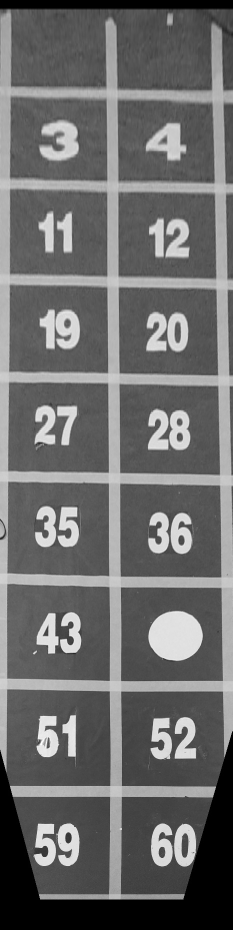
#> input picture tof/picpipei/pic0.jpg, 465 x 1860 px, given in place of the camera (shown at 1/2 size)
$ python selfadapt.py   (older library calls are emulated)
#> lines starting #> are read from the running program, lines starting #| are printed output that depends on the picture; after the words box and inside, x2 and y2 are one past the last pixel; in counts of white or black regions, pixels touching at a corner belong together
# coding:utf-8
import numpy as np
import cv2
import serial
import time

ser = serial.Serial()
ser.baudrate = 115200
ser.port = 'COM4'
ser.open()

cap = cv2.VideoCapture(0)
cap.set(5, 120)
cap.set(3, 160)
cap.set(4, 120)

DIM = (160, 120)
K = np.array([[99.4258503276217, 0.0, 78.82468853503748], [0.0, 99.48655709062508, 56.50370696954958], [0.0, 0.0, 1.0]])
D = np.array([[-0.054589320778828936], [-0.38118622492409726], [1.1750597946154482], [-1.256404940962829]])

stick = time.time()
while(time.time()-stick<=2):
    pass
while(time.time()-stick<=101):
    try:
        jiansuflag = 2
        deltaheng, deltashu, theta = [0.0], [0.0], [0.0]
        dx, dy, dt, dxflag, dyflag, dtflag = 0.0, 0.0, 0.0, 0, 0, 0
        ret, img = cap.read()
#> img is the input picture: shape (1860, 465, 3); min 0, max 255, mean 107.8
        (lower, upper) = ([0, 0, 100], [255, 255, 255])
        lower = np.array(lower, dtype="uint8")
        upper = np.array(upper, dtype="uint8")
        mask = cv2.inRange(img, lower, upper)
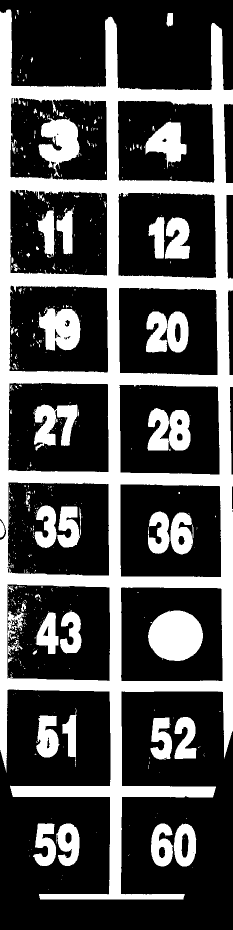
#> mask: shape (1860, 465) (shown at 1/2 size); 31.1% white; 604 white regions (536 under 20 px), largest, box (x1, y1, x2, y2) and area: (0, 19, 465, 1799) 183030, (296, 1221, 406, 1322) 8690, (77, 227, 159, 354) 5544
        img = cv2.bitwise_and(img, img, mask=mask)
        # ############## img的色彩提取 @ input:img     output:img
        img = cv2.resize(img, DIM)
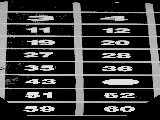
#> img: shape (120, 160, 3); min 0, max 245, mean 57.5
        map1, map2 = cv2.fisheye.initUndistortRectifyMap(K, D, np.eye(3), K, DIM, cv2.CV_16SC2)
        img = cv2.remap(img, map1, map2, interpolation=cv2.INTER_LINEAR, borderMode=cv2.BORDER_CONSTANT)
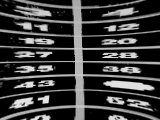
#> img: shape (120, 160, 3); min 0, max 241, mean 59
        # ############## img的畸变矫正 @ input:img   output:img
        resultup = img[0:60, 0:120]
        resultleft = img[0:160, 0:60]

        resultup = cv2.cvtColor(resultup, cv2.COLOR_BGR2GRAY)
#> resultup: shape (60, 120)
        wtf, resultup = cv2.threshold(resultup, 118, 255, cv2.THRESH_BINARY)
#> resultup: shape (60, 120); 26.5% white; 21 white regions (8 under 20 px), largest, box (x1, y1, x2, y2) and area: (0, 0, 120, 60) 929, (15, 6, 51, 16) 186, (19, 38, 54, 44) 134
        canyup = cv2.GaussianBlur(resultup, (7, 7), 0)
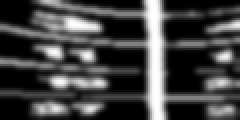
#> canyup: shape (60, 120) (shown 2 times larger); min 0, max 255, mean 67.8
        resultleft = cv2.cvtColor(resultleft, cv2.COLOR_BGR2GRAY)
#> resultleft: shape (120, 60)
        wqf, resultleft = cv2.threshold(resultleft, 130, 255, cv2.THRESH_BINARY)
#> resultleft: shape (120, 60); 23.5% white; 35 white regions (15 under 20 px), largest, box (x1, y1, x2, y2) and area: (15, 6, 51, 16) 174, (10, 98, 33, 108) 139, (0, 106, 60, 120) 137
        canyleft = cv2.GaussianBlur(resultleft, (7, 7), 0)
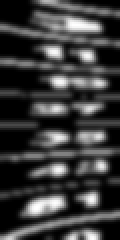
#> canyleft: shape (120, 60) (shown 2 times larger); min 0, max 255, mean 60


        cv2.imshow('canyup', canyup)
        cv2.imshow('canyleft', canyleft)

        edgesup = cv2.Canny(canyup, 50, 70, apertureSize=3)
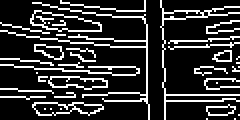
#> edgesup: shape (60, 120) (shown 2 times larger); 19.3% white in thin lines or dots
        edgesleft = cv2.Canny(canyleft, 50, 70, apertureSize=3)
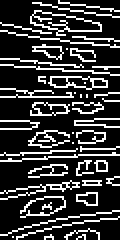
#> edgesleft: shape (120, 60) (shown 2 times larger); 21.9% white in thin lines or dots

        linesup = cv2.HoughLines(edgesup, 1, np.pi / 180, 32)
#> linesup = 191 rows, first 8: [45, 1.59], [44, 1.61], [32, 1.64], [16, 1.69], [48, 1.59], [15, 1.47], [47, 1.57], [17, 1.61]
        linesleft = cv2.HoughLines(edgesleft, 1, np.pi / 180, 32)
#> linesleft = 259 rows, first 8: [80, 1.5], [77, 1.5], [32, 1.64], [-45, 3.11], [25, 0], [15, 1.71], [-24, 2.93], [-24, 3.12]

        try:
            for line in linesup:
                rho, jiaodu = line[0]
                a = np.cos(jiaodu)
                b = np.sin(jiaodu)
                angle = 180 * jiaodu / np.pi
                if angle >= 135:
                    theta.append(angle - 180)
                if angle <= 45:
                    theta.append(angle)
                if angle>= 135 or angle<=45:
                    deltashu.append(abs(rho))
#> this loop made 191 passes
#> (rho, jiaodu, a, b, angle) on passes 1 to 3: (45, 1.59, -0.0175, 1, 91), (44, 1.61, -0.0349, 0.999, 92), (32, 1.64, -0.0698, 0.998, 94)
#> after the loop, deltashu = [0, 72, 81, 73, 8, 80, 71]; theta = [0, -2, -1, 0, -45, -2, -3]

        except:
            print('upcuole')
        try:
            for line in linesleft:
                rho, jiaodu = line[0]
                a = np.cos(jiaodu)
                b = np.sin(jiaodu)
                angle = 180 * jiaodu / np.pi
                if angle > 45 and angle <135:
                    deltaheng.append(abs(rho))
                    theta.append(angle - 90)
#> this loop made 259 passes
#> (rho, jiaodu, a, b, angle) on passes 1 to 3: (80, 1.5, 0.0698, 0.998, 86), (77, 1.5, 0.0698, 0.998, 86), (32, 1.64, -0.0698, 0.998, 94)

        except:
            print('cuole')

        try:
            dt = sum(theta)/len(theta)
        except:
            dt = 0.0
            print('wrongdt')


        if sum(theta)>=0 :
            dtflag = 0
        else:
            dtflag = 1


        try:
            dx = sum(deltashu)/len(deltashu) - 50
            #print('@@@@@@@@@@@@@@dx'+str(dx))
            if dx>= 0:
                dxflag = 0
            else:
                dxflag = 1
        except:
            dx = 0.0
            dxflag = 0
            print('wrongdx')


        try:
            dy = sum(deltaheng)/len(deltaheng) - 60
            if dy>= 0:
                dyflag = 0
            else:
                dyflag = 1
        except:
            dy = 0.0
            dyflag = 0
            print('wrongdy')

        dx = '%05.1f'%abs(dx)
        dy = '%05.1f'%abs(dy)
        dt = '%05.2f'%abs(dt)
        ser.write('x'+str(dxflag)+str(dx)+'t'+str(dtflag)+str(dt)+'500'+'0000'+'y'+str(dyflag)+str(dy))
        print('x'+str(dxflag)+str(dx)+'t'+str(dtflag)+str(dt)+'500'+'0000'+'y'+str(dyflag)+str(dy))
#| x0005.0t102.455000000y1011.1
    except:
        pass


    if cv2.waitKey(1) & 0xFF == ord('q'):
#> (key q is pressed here)
        break
stick = time.time()
while(time.time() - stick <= 0.5):
    ser.write('x0000.0t000.0000000000y0000.0')

$ run again, on tof/picpipei/pic1.jpg
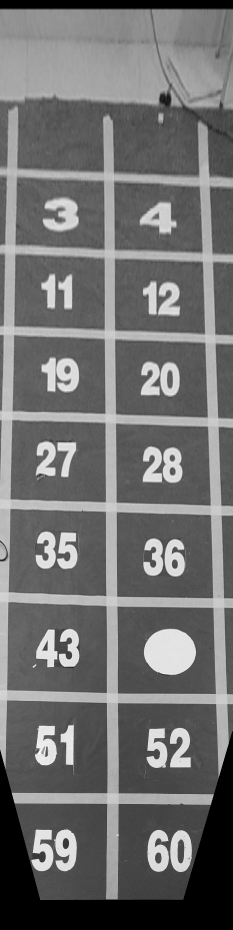
#> input picture tof/picpipei/pic1.jpg, 465 x 1860 px, given in place of the camera (shown at 1/2 size)
#> img is the input picture: shape (1860, 465, 3); min 0, max 255, mean 112.3
#> `mask = cv2.inRange(img, lower, upper)`:
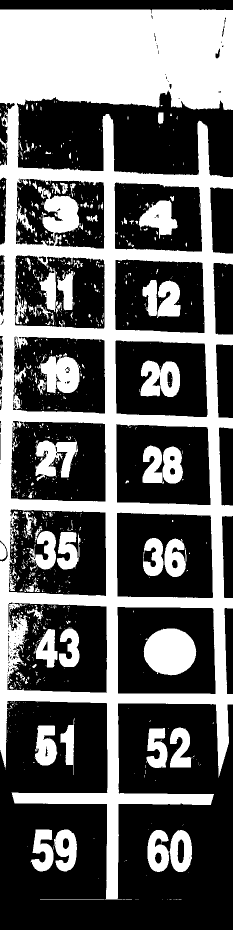
#> mask: shape (1860, 465) (shown at 1/2 size); 38.8% white; 1081 white regions (955 under 20 px), largest, box (x1, y1, x2, y2) and area: (0, 19, 465, 1799) 253034, (287, 1257, 393, 1351) 7709, (75, 709, 159, 790) 4626
#> edgesup: shape (60, 120); 18.5% white in thin lines or dots
#> `edgesleft = cv2.Canny(canyleft, 50, 70, apertureSize=3)`:
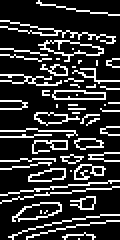
#> edgesleft: shape (120, 60) (shown 2 times larger); 19.8% white in thin lines or dots
#> linesup = 214 rows, first 8: [11, 1.69], [40, 1.62], [37, 1.5], [10, 1.73], [22, 1.54], [19, 1.61], [24, 1.64], [27, 1.48]
#> linesleft = 124 rows, first 8: [96, 1.45], [80, 1.5], [99, 1.45], [-16, 2.91], [56, 0.367], [-24, 2.95], [-14, 2.84], [-25, 2.97]
#> the loop `for line in linesup:` made 214 passes
#> (rho, jiaodu, a, b, angle) on passes 1 to 3: (11, 1.69, -0.122, 0.993, 97), (40, 1.62, -0.0523, 0.999, 93), (37, 1.5, 0.0698, 0.998, 86)
#> after the loop `for line in linesup:`: deltashu = [0, 71, 70]; theta = [0, 0, -1]
#> the loop `for line in linesleft:` made 124 passes
#> (rho, jiaodu, a, b, angle) on passes 1 to 8: (96, 1.45, 0.122, 0.993, 83), (80, 1.5, 0.0698, 0.998, 86), (99, 1.45, 0.122, 0.993, 83), (-16, 2.91, -0.974, 0.225, 167), (56, 0.367, 0.934, 0.358, 21), (-24, 2.95, -0.982, 0.191, 169), (-14, 2.84, -0.956, 0.292, 163), (-25, 2.97, -0.985, 0.174, 170)
#> after the loop `for line in linesleft:`: deltaheng = [0, 96, 80, 99, 95, 98, 40, 41, 11, 13, 10, 12, 99, 83, 68, 50, 37, 1, 9, 45, 65]; theta = [0, 0, -1, -7, -4, -7, -5, -5, 4, -1, 7, 8, 9, 13, -11, -8, -2, -1, 3, 8, 12, -45, 2.5e-06]
#> `dt = sum(theta)/len(theta)`: dt = -1.43
#> `dx = sum(deltashu)/len(deltashu) - 50`: dx = -3
#> `dy = sum(deltaheng)/len(deltaheng) - 60`: dy = -9.9
#> `dx = '%05.1f'%abs(dx)`: dx = '003.0'
#> `dy = '%05.1f'%abs(dy)`: dy = '009.9'
#> `dt = '%05.2f'%abs(dt)`: dt = '01.43'
#| x1003.0t101.435000000y1009.9
